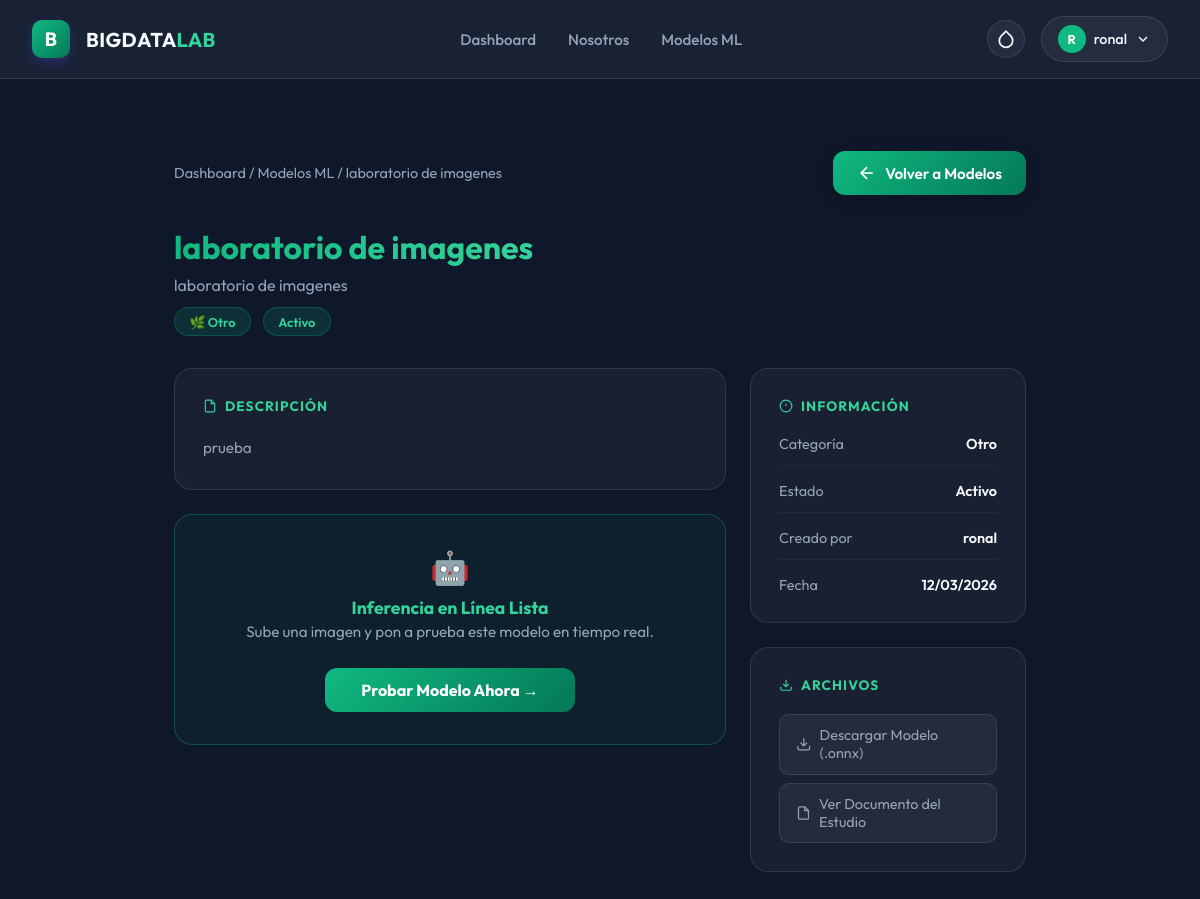
Screenshot of /modelos/9/ (signed in) with the database file from the repository.
### app/models.py (models this page shows, shortened)
class ModeloML(models.Model):
    CATEGORIA_CHOICES = [
        ('fresa', 'Fresa'),
        ('cacao', 'Cacao'),
        ('manzana', 'Manzana'),
        ('tomate', 'Tomate'),
        ('cafe', 'Café'),
        ('platano', 'Plátano'),
        ('otro', 'Otro'),
    ]
    ESTADO_CHOICES = [
        ('activo', 'Activo'),
        ('inactivo', 'Inactivo'),
        ('entrenamiento', 'En Entrenamiento'),
    ]
    nombre = models.CharField(max_length=255)
    nombre_estudio = models.CharField(max_length=255, verbose_name='Nombre del Estudio')
    descripcion = models.TextField()
    categoria = models.CharField(max_length=50, choices=CATEGORIA_CHOICES)
    estado = models.CharField(max_length=20, choices=ESTADO_CHOICES, default='activo')
    archivo_modelo = models.FileField(
        upload_to='modelos_ml/',
        verbose_name='Archivo del Modelo (.onnx, .pkl)',
        help_text='Sube el archivo de tu modelo entrenado (formatos aceptados: .onnx, .pkl)'
    )
    documento_estudio = models.FileField(
        upload_to='estudios_pdf/',
        verbose_name='Documento del Estudio (PDF)',
        blank=True,
        null=True,
        help_text='Documento PDF con la investigación o estudio relacionado'
    )
    precision = models.DecimalField(
        max_digits=5,
        decimal_places=2,
        blank=True,
        null=True,
        verbose_name='Precisión (%)',
        help_text='Precisión del modelo en porcentaje (ej: 95.87)'
    )
    img_width = models.IntegerField(
        default=28,
        verbose_name='Ancho de Entrada (px)',
        help_text='Ancho esperado de la imagen por el modelo ONNX (ej: 28, 224).'
    )
    img_height = models.IntegerField(
        default=28,
        verbose_name='Alto de Entrada (px)',
        help_text='Alto esperado de la imagen por el modelo ONNX (ej: 28, 224).'
    )
    es_rgb = models.BooleanField(
        default=False,
        verbose_name='¿Es RGB (A color)?',
        help_text='Marca esta opción si el modelo fue entrenado con imágenes a color. Déjalo vacío si es en escala de grises.'
    )
    invertir_colores = models.BooleanField(
        default=False,
        verbose_name='¿Invertir Colores?',
        help_text='Ideal para modelos como MNIST que esperan trazos blancos sobre fondo negro.'
    )
    nombres_clases = models.TextField(
        blank=True,
        null=True,
        verbose_name='Nombres de las Clases',
        help_text='Nombres separados por comas. Ej: "Manzana Sana,Manzana Enferma". Convierte el resultado numérico en texto legible.'
    )
    usuario = models.ForeignKey(User, on_delete=models.CASCADE, related_name='modelos_ml')
    fecha_creacion = models.DateTimeField(auto_now_add=True)
    fecha_actualizacion = models.DateTimeField(auto_now=True)
    class Meta:
        ordering = ['-fecha_creacion']
        verbose_name = 'Modelo ML'
        verbose_name_plural = 'Modelos ML'

### app/views.py (the view)
# urls.py: path('modelos/<int:pk>/', views.modelo_detalle, name='modelo_detalle'),
@login_required(login_url='index')
def modelo_detalle(request, pk):
    from app.models import ModeloML
    modelo = get_object_or_404(ModeloML, pk=pk)
    return render(request, 'modelo_detalle.html', {'modelo': modelo})

### app/templates/modelo_detalle.html (shortened to what this page needs)
{% extends "base.html" %}
{% block content %}
<div class="detalle-container">
    <div class="breadcrumb" style="display: flex; justify-content: space-between; align-items: center; margin-bottom: 2rem;">
        <div>
            <a href="{% url 'dashboard' %}">Dashboard</a> <span>/</span>
            <a href="{% url 'modelos_lista' %}">Modelos ML</a> <span>/</span>
            <span>{{ modelo.nombre }}</span>
        </div>
        <a href="{% url 'modelos_lista' %}" class="btn-action" style="display: inline-flex; align-items: center; gap: 0.5rem; padding: 0.75rem 1.5rem; background: linear-gradient(135deg, var(--theme-grad-1), var(--theme-grad-2)); color: white; border: none; border-radius: 12px; font-size: 0.95rem; font-weight: 600; text-decoration: none; transition: all 0.3s; box-shadow: 0 4px 15px rgba(0,0,0,0.2);">
            <svg width="20" height="20" viewBox="0 0 24 24" fill="none" stroke="currentColor" stroke-width="2"><path d="M19 12H5M12 19l-7-7 7-7"/></svg>
            Volver a Modelos
        </a>
    </div>
    <div class="detalle-header">
        <div class="detalle-title">
            <h1><span>{{ modelo.nombre }}</span></h1>
            <p>{{ modelo.nombre_estudio }}</p>
            <div class="badge-row">
                <span class="badge badge-cat">🌿 {{ modelo.get_categoria_display }}</span>
                <span class="badge badge-{{ modelo.estado }}">{{ modelo.get_estado_display }}</span>
            </div>
        </div>
    </div>
    <div class="detalle-grid">
        <div>
            <div class="glass-card" style="margin-bottom: 1.5rem;">
                <h3>
                    <svg width="14" height="14" viewBox="0 0 24 24" fill="none" stroke="currentColor" stroke-width="2"><path d="M14 2H6a2 2 0 0 0-2 2v16a2 2 0 0 0 2 2h12a2 2 0 0 0 2-2V8z"/><polyline points="14 2 14 8 20 8"/></svg>
                    Descripción
                </h3>
                <p class="descripcion">{{ modelo.descripcion }}</p>
            </div>
            {% if modelo.estado != 'inactivo' %}
            <div class="glass-card" style="border: 1px solid rgba(16, 185, 129, 0.3); background: rgba(16, 185, 129, 0.05); text-align: center; padding: 2rem;">
                <div style="font-size: 2rem; margin-bottom: 0.5rem;">🤖</div>
                <p style="color: var(--text-muted); font-size: 0.95rem; line-height: 1.5;"><strong style="color: var(--theme-text-hl); font-size: 1.1rem;">Inferencia en Línea Lista</strong><br>Sube una imagen y pon a prueba este modelo en tiempo real.</p>
                <a href="{% url 'modelo_ejecutar' modelo.pk %}" class="btn-ejecutar" style="max-width: 250px; margin: 1.5rem auto 0; padding: 0.75rem;">
                    Probar Modelo Ahora →
                </a>
            </div>
            {% endif %}
        </div>
        <div>
            <div class="glass-card" style="margin-bottom: 1.5rem;">
                <h3>
                    <svg width="14" height="14" viewBox="0 0 24 24" fill="none" stroke="currentColor" stroke-width="2"><circle cx="12" cy="12" r="10"/><line x1="12" y1="8" x2="12" y2="12"/><line x1="12" y1="16" x2="12.01" y2="16"/></svg>
                    Información
                </h3>
                <div class="meta-list">
                    <div class="meta-item">
                        <span class="meta-label">Categoría</span>
                        <span class="meta-value">{{ modelo.get_categoria_display }}</span>
                    </div>
                    <div class="meta-item">
                        <span class="meta-label">Estado</span>
                        <span class="meta-value">{{ modelo.get_estado_display }}</span>
                    </div>
                    <div class="meta-item">
                        <span class="meta-label">Creado por</span>
                        <span class="meta-value">{{ modelo.usuario.get_full_name|default:modelo.usuario.username }}</span>
                    </div>
                    <div class="meta-item">
                        <span class="meta-label">Fecha</span>
                        <span class="meta-value">{{ modelo.fecha_creacion|date:"d/m/Y" }}</span>
                    </div>
                </div>
            </div>
            <div class="glass-card">
                <h3>
                    <svg width="14" height="14" viewBox="0 0 24 24" fill="none" stroke="currentColor" stroke-width="2"><path d="M21 15v4a2 2 0 0 1-2 2H5a2 2 0 0 1-2-2v-4"/><polyline points="7 10 12 15 17 10"/><line x1="12" y1="15" x2="12" y2="3"/></svg>
                    Archivos
                </h3>
                {% if modelo.archivo_modelo %}
                <a href="{{ modelo.archivo_modelo.url }}" class="btn-descargar" download>
                    <svg width="16" height="16" viewBox="0 0 24 24" fill="none" stroke="currentColor" stroke-width="2"><path d="M21 15v4a2 2 0 0 1-2 2H5a2 2 0 0 1-2-2v-4"/><polyline points="7 10 12 15 17 10"/><line x1="12" y1="15" x2="12" y2="3"/></svg>
                    Descargar Modelo (.onnx)
                </a>
                {% endif %}
                {% if modelo.documento_estudio %}
                <a href="{{ modelo.documento_estudio.url }}" class="btn-descargar" target="_blank">
                    <svg width="16" height="16" viewBox="0 0 24 24" fill="none" stroke="currentColor" stroke-width="2"><path d="M14 2H6a2 2 0 0 0-2 2v16a2 2 0 0 0 2 2h12a2 2 0 0 0 2-2V8z"/><polyline points="14 2 14 8 20 8"/></svg>
                    Ver Documento del Estudio
                </a>
                {% else %}
                <p style="color: var(--text-muted); font-size: 0.85rem; margin-top: 0.5rem;">No se adjuntó documento de estudio.</p>
                {% endif %}
            </div>
        </div>
    </div>
</div>
{% endblock %}

### app/templates/base.html (shortened to what this page needs)
<!DOCTYPE html>
<html lang="es">
<head>
</head>
<body x-data="{
    mobileMenuOpen: false,
    theme: localStorage.getItem('theme') || 'green',
    toggleTheme() {
        this.theme = this.theme === 'green' ? 'indigo' : 'green';
        localStorage.setItem('theme', this.theme);
        document.documentElement.setAttribute('data-theme', this.theme);
    }
}" x-init="document.documentElement.setAttribute('data-theme', theme)">
    <nav class="navbar">
        <div class="nav-container">
            <a href="{% url 'dashboard' %}" class="nav-brand">
                <div class="brand-icon">B</div>
                <div class="brand-text">BIGDATA<span>LAB</span></div>
            </a>
            <div class="nav-links">
                <a href="{% url 'dashboard' %}"
                    class="nav-link {% if request.resolver_match.url_name == 'dashboard' %}active{% endif %}">Dashboard</a>
                <a href="{% url 'nosotros' %}"
                    class="nav-link {% if request.resolver_match.url_name == 'nosotros' %}active{% endif %}">Nosotros</a>
                <a href="{% url 'modelos_lista' %}"
                    class="nav-link {% if 'modelos' in request.resolver_match.url_name %}active{% endif %}">Modelos ML</a>
            </div>
            <div style="display: flex; gap: 1rem; align-items: center;">
                <button @click="toggleTheme()" class="user-btn" title="Alternar Tema" style="padding: 0.5rem; border-radius: 50%;">
                    <svg x-show="theme === 'green'" width="20" height="20" viewBox="0 0 24 24" fill="none" stroke="currentColor" stroke-width="2">
                        <path d="M12 2.69l5.66 5.66a8 8 0 1 1-11.31 0z"/>
                    </svg>
                </button>
                <div class="user-menu-container" x-data="{ open: false }">
                    <button @click="open = !open" @click.outside="open = false" class="user-btn">
                    <div class="user-avatar">
                        {{ user.first_name|default:user.username|make_list|first|upper }}
                    </div>
                    <span>{{ user.username }}</span>
                    <svg width="16" height="16" viewBox="0 0 24 24" fill="none" stroke="currentColor" stroke-width="2">
                        <path d="m6 9 6 6 6-6" />
                    </svg>
                </button>
            </div>
            </div>
        </div>
    </nav>
    <main class="main-container">
        {% block content %}
        {% endblock %}
    </main>
</body>
</html>

### app/templates/base.html (style rules this page uses)
:root { --primary: #10B981; --primary-hover: #059669; --secondary: #10B981; --background-dark: #0f172a; --surface: #1e293b; --surface-glass: rgba(30, 41, 59, 0.7); --glass-border: rgba(255, 255, 255, 0.1); --text-main: #F8FAFC; --text-muted: #94A3B8; --theme-grad-1: #10B981; --theme-grad-2: #047857; --theme-text-hl: #34D399; --theme-icon-bg: #10B981; }
* { margin: 0; padding: 0; box-sizing: border-box; font-family: 'Outfit', sans-serif; }
body { background-color: var(--background-dark); color: var(--text-main); min-height: 100vh; display: flex; flex-direction: column; overflow-x: hidden; }
.navbar { background: var(--surface-glass); backdrop-filter: blur(16px); -webkit-backdrop-filter: blur(16px); border-bottom: 1px solid var(--glass-border); position: sticky; top: 0; z-index: 50; padding: 1rem 2rem; transition: all 0.3s ease; }
.nav-container { max-width: 1400px; margin: 0 auto; display: flex; justify-content: space-between; align-items: center; }
.nav-brand { display: flex; align-items: center; gap: 1rem; text-decoration: none; color: var(--text-main); }
.brand-icon { width: 38px; height: 38px; background: linear-gradient(135deg, var(--theme-grad-1), var(--theme-grad-2)); border-radius: 10px; display: flex; align-items: center; justify-content: center; font-weight: bold; font-size: 1.2rem; box-shadow: 0 4px 10px rgba(79, 70, 229, 0.3); color: white; }
.brand-text { font-size: 1.25rem; font-weight: 700; letter-spacing: 0.02em; }
.brand-text span { color: var(--theme-text-hl); }
.nav-links { display: flex; gap: 2rem; align-items: center; }
.nav-link { text-decoration: none; color: var(--text-muted); font-weight: 500; font-size: 0.95rem; transition: color 0.2s, transform 0.2s; position: relative; }
.nav-link::after { content: ''; position: absolute; bottom: -5px; left: 0; width: 100%; height: 2px; background: linear-gradient(90deg, var(--theme-grad-1), var(--theme-grad-2)); transform: scaleX(0); transition: transform 0.3s ease; transform-origin: right; }
.user-menu-container { position: relative; }
.user-btn { background: rgba(255, 255, 255, 0.05); border: 1px solid var(--glass-border); padding: 0.5rem 1rem; border-radius: 9999px; color: var(--text-main); display: flex; align-items: center; gap: 0.5rem; cursor: pointer; transition: background 0.2s; font-size: 0.9rem; font-weight: 500; }
.user-avatar { width: 28px; height: 28px; background: var(--theme-icon-bg); border-radius: 50%; display: flex; align-items: center; justify-content: center; font-weight: bold; color: white; font-size: 0.8rem; }
.main-container { flex: 1; padding: 2rem; max-width: 1400px; margin: 0 auto; width: 100%; }

### rows the page displays
ModeloML: nombre "laboratorio de imagenes", nombre_estudio "laboratorio de imagenes", categoria "Otro", estado "Activo", descripcion "prueba", usuario.get_full_name "ronal", fecha_creacion "12/03/2026"

### other values shown
{{ user.first_name|default:user.username|make_list|first|upper }} "R"
{{ user.username }} "ronal"
